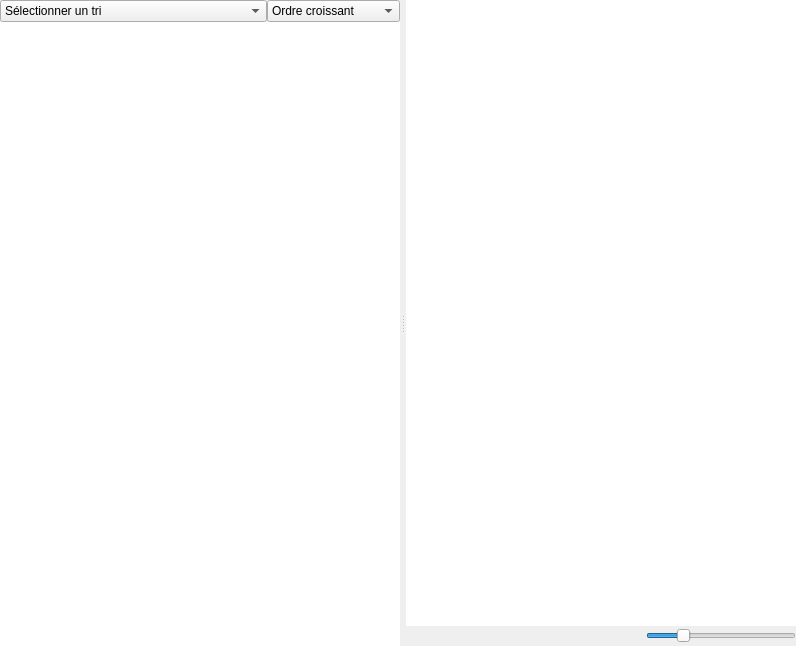
<?xml version="1.0" encoding="UTF-8"?>
<ui version="4.0">
 <class>documents</class>
 <widget class="QWidget" name="documents">
  <property name="enabled">
   <bool>true</bool>
  </property>
  <property name="geometry">
   <rect>
    <x>0</x>
    <y>0</y>
    <width>796</width>
    <height>646</height>
   </rect>
  </property>
  <property name="sizePolicy">
   <sizepolicy hsizetype="Preferred" vsizetype="Preferred">
    <horstretch>0</horstretch>
    <verstretch>0</verstretch>
   </sizepolicy>
  </property>
  <property name="contextMenuPolicy">
   <enum>Qt::DefaultContextMenu</enum>
  </property>
  <property name="windowTitle">
   <string>Uniboard Documents</string>
  </property>
  <property name="styleSheet">
   <string notr="true"/>
  </property>
  <layout class="QVBoxLayout" name="verticalLayout">
   <item>
    <widget class="QWidget" name="topWidget" native="true">
     <layout class="QHBoxLayout" name="horizontalLayout">
      <item>
       <widget class="QSplitter" name="splitter">
        <property name="orientation">
         <enum>Qt::Horizontal</enum>
        </property>
        <property name="opaqueResize">
         <bool>true</bool>
        </property>
        <property name="handleWidth">
         <number>6</number>
        </property>
        <widget class="QWidget" name="topLeftWidget" native="true">
         <property name="sizePolicy">
          <sizepolicy hsizetype="Fixed" vsizetype="Preferred">
           <horstretch>0</horstretch>
           <verstretch>0</verstretch>
          </sizepolicy>
         </property>
         <layout class="QVBoxLayout" name="verticalLayout_2">
          <item>
           <layout class="QHBoxLayout" name="horizontalLayout_3">
            <item>
             <widget class="QComboBox" name="sortKind">
              <property name="sizePolicy">
               <sizepolicy hsizetype="Preferred" vsizetype="Fixed">
                <horstretch>2</horstretch>
                <verstretch>0</verstretch>
               </sizepolicy>
              </property>
              <item>
               <property name="text">
                <string>Sélectionner un tri</string>
               </property>
              </item>
              <item>
               <property name="text">
                <string>Date de création</string>
               </property>
              </item>
              <item>
               <property name="text">
                <string>Date de modification</string>
               </property>
              </item>
              <item>
               <property name="text">
                <string>Ordre alphabétique</string>
               </property>
              </item>
             </widget>
            </item>
            <item>
             <widget class="QComboBox" name="sortOrder">
              <property name="sizePolicy">
               <sizepolicy hsizetype="Preferred" vsizetype="Fixed">
                <horstretch>1</horstretch>
                <verstretch>0</verstretch>
               </sizepolicy>
              </property>
              <item>
               <property name="text">
                <string>Ordre croissant</string>
               </property>
              </item>
              <item>
               <property name="text">
                <string>Ordre décroissant</string>
               </property>
              </item>
             </widget>
            </item>
           </layout>
          </item>
          <item>
           <widget class="UBDocumentTreeView" name="documentTreeView">
            <property name="minimumSize">
             <size>
              <width>400</width>
              <height>0</height>
             </size>
            </property>
            <property name="maximumSize">
             <size>
              <width>16777215</width>
              <height>16777215</height>
             </size>
            </property>
            <property name="frameShape">
             <enum>QFrame::NoFrame</enum>
            </property>
            <property name="frameShadow">
             <enum>QFrame::Plain</enum>
            </property>
            <property name="autoScroll">
             <bool>true</bool>
            </property>
            <property name="autoScrollMargin">
             <number>65</number>
            </property>
            <property name="selectionBehavior">
             <enum>QAbstractItemView::SelectRows</enum>
            </property>
            <property name="verticalScrollMode">
             <enum>QAbstractItemView::ScrollPerItem</enum>
            </property>
            <property name="animated">
             <bool>true</bool>
            </property>
            <property name="headerHidden">
             <bool>true</bool>
            </property>
            <attribute name="headerVisible">
             <bool>false</bool>
            </attribute>
           </widget>
          </item>
         </layout>
        </widget>
        <widget class="QFrame" name="topRightFrame">
         <property name="styleSheet">
          <string notr="true"/>
         </property>
         <layout class="QVBoxLayout" name="verticalLayout_3">
          <item>
           <widget class="UBDocumentThumbnailWidget" name="thumbnailWidget">
            <property name="contextMenuPolicy">
             <enum>Qt::NoContextMenu</enum>
            </property>
            <property name="styleSheet">
             <string notr="true"/>
            </property>
            <property name="frameShape">
             <enum>QFrame::NoFrame</enum>
            </property>
            <property name="frameShadow">
             <enum>QFrame::Plain</enum>
            </property>
            <property name="lineWidth">
             <number>1</number>
            </property>
            <property name="verticalScrollBarPolicy">
             <enum>Qt::ScrollBarAsNeeded</enum>
            </property>
            <property name="horizontalScrollBarPolicy">
             <enum>Qt::ScrollBarAlwaysOff</enum>
            </property>
            <property name="dragMode">
             <enum>QGraphicsView::NoDrag</enum>
            </property>
           </widget>
          </item>
          <item>
           <widget class="QWidget" name="bottomRightFrame" native="true">
            <layout class="QHBoxLayout" name="horizontalLayout_2">
             <property name="spacing">
              <number>0</number>
             </property>
             <property name="margin">
              <number>0</number>
             </property>
             <item>
              <spacer name="horizontalSpacer2">
               <property name="orientation">
                <enum>Qt::Horizontal</enum>
               </property>
               <property name="sizeHint" stdset="0">
                <size>
                 <width>300</width>
                 <height>20</height>
                </size>
               </property>
              </spacer>
             </item>
             <item>
              <widget class="QSlider" name="documentZoomSlider">
               <property name="sizePolicy">
                <sizepolicy hsizetype="Fixed" vsizetype="Fixed">
                 <horstretch>0</horstretch>
                 <verstretch>0</verstretch>
                </sizepolicy>
               </property>
               <property name="minimumSize">
                <size>
                 <width>150</width>
                 <height>0</height>
                </size>
               </property>
               <property name="styleSheet">
                <string notr="true"/>
               </property>
               <property name="minimum">
                <number>50</number>
               </property>
               <property name="maximum">
                <number>500</number>
               </property>
               <property name="singleStep">
                <number>10</number>
               </property>
               <property name="value">
                <number>150</number>
               </property>
               <property name="orientation">
                <enum>Qt::Horizontal</enum>
               </property>
               <property name="invertedAppearance">
                <bool>false</bool>
               </property>
               <property name="invertedControls">
                <bool>false</bool>
               </property>
              </widget>
             </item>
             <item>
              <spacer name="horizontalSpacer1">
               <property name="orientation">
                <enum>Qt::Horizontal</enum>
               </property>
               <property name="sizeType">
                <enum>QSizePolicy::Maximum</enum>
               </property>
               <property name="sizeHint" stdset="0">
                <size>
                 <width>40</width>
                 <height>20</height>
                </size>
               </property>
              </spacer>
             </item>
            </layout>
           </widget>
          </item>
         </layout>
        </widget>
       </widget>
      </item>
     </layout>
    </widget>
   </item>
  </layout>
 </widget>
 <layoutdefault spacing="0" margin="0"/>
 <customwidgets>
  <customwidget>
   <class>UBDocumentThumbnailWidget</class>
   <extends>QGraphicsView</extends>
   <header>gui/UBDocumentThumbnailWidget.h</header>
  </customwidget>
  <customwidget>
   <class>UBDocumentTreeView</class>
   <extends>QTreeView</extends>
   <header>document/UBDocumentController.h</header>
  </customwidget>
 </customwidgets>
 <resources/>
 <connections/>
</ui>
